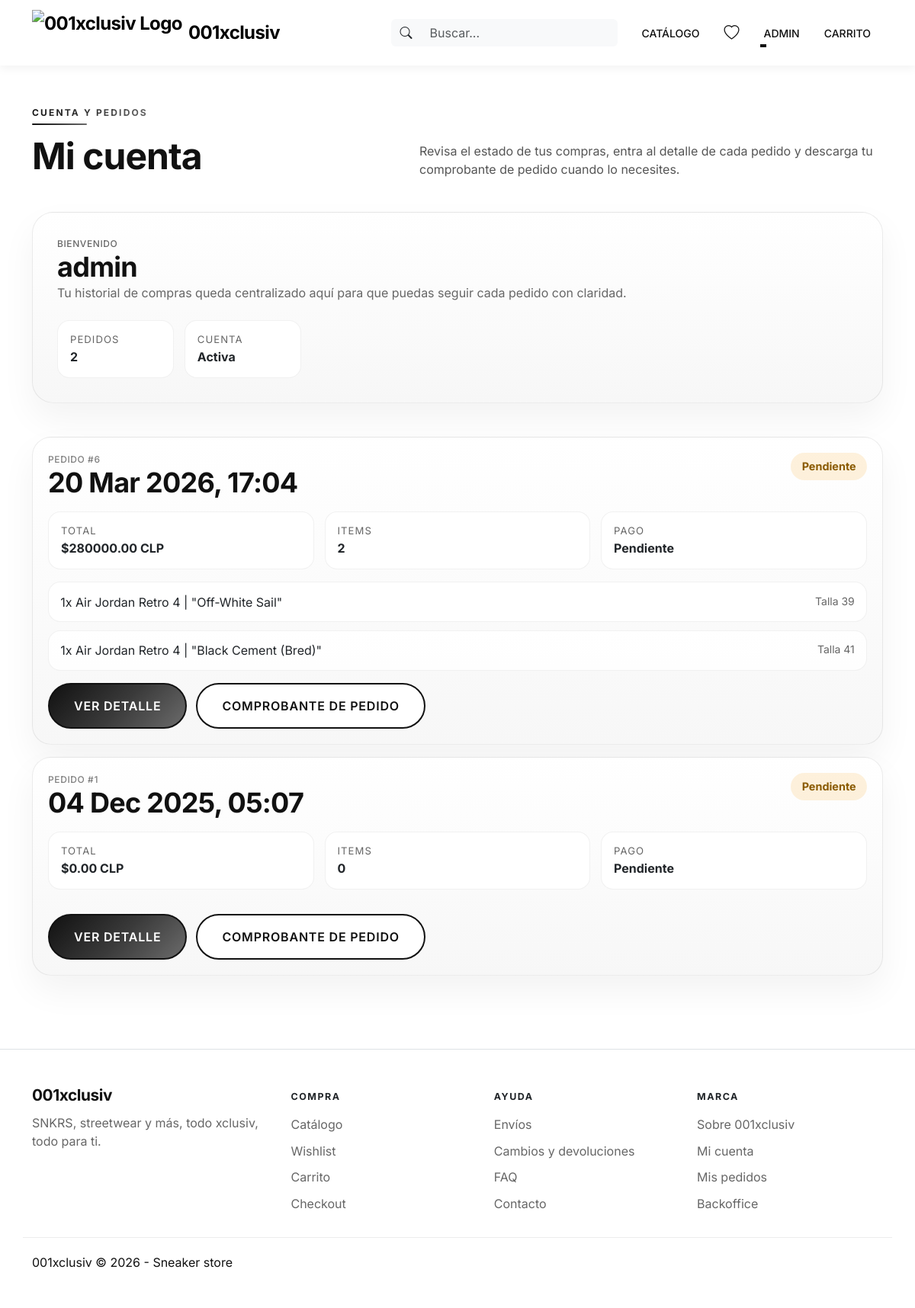
/accounts/profile/ (signed in), run on the app's committed database.
### apps/orders/models.py (models this page shows, shortened)
class Order(models.Model):
    STATUS_CHOICES = (
        ("pending", "Pendiente"),
        ("paid", "Pagado"),
        ("cancelled", "Cancelado"),
    )
    PAYMENT_STATUS_CHOICES = (
        ("pending", "Pendiente"),
        ("paid", "Pagado"),
        ("cancelled", "Cancelado"),
        ("failed", "Fallido"),
    )
    user = models.ForeignKey(
        settings.AUTH_USER_MODEL,
        on_delete=models.SET_NULL,
        related_name="orders",
        null=True,
        blank=True,
    )
    full_name = models.CharField("Nombre completo", max_length=100)
    email = models.EmailField("Email")
    address = models.CharField("Dirección", max_length=250)
    city = models.CharField("Ciudad", max_length=100)
    postal_code = models.CharField("Código Postal", max_length=20)
    total_amount = models.DecimalField("Total", max_digits=12, decimal_places=2, default=0)
    created_at = models.DateTimeField(auto_now_add=True)
    updated_at = models.DateTimeField(auto_now=True)
    status = models.CharField(max_length=20, choices=STATUS_CHOICES, default="pending")
    payment_id = models.CharField("Payment ID", max_length=120, blank=True)
    payment_token = models.CharField("Payment Token", max_length=255, blank=True, db_index=True)
    payment_status = models.CharField(
        "Estado de pago",
        max_length=20,
        choices=PAYMENT_STATUS_CHOICES,
        default="pending",
    )
    is_paid = models.BooleanField(default=False)
    order_created_email_sent = models.BooleanField(default=False)
    payment_confirmed_email_sent = models.BooleanField(default=False)
    order_cancelled_email_sent = models.BooleanField(default=False)
    admin_new_order_email_sent = models.BooleanField(default=False)
    class Meta:
        ordering = ("-created_at",)
        verbose_name = "Orden"
        verbose_name_plural = "Ordenes"

class OrderItem(models.Model):
    order = models.ForeignKey(Order, related_name="items", on_delete=models.CASCADE)
    product = models.ForeignKey(Product, related_name="order_items", on_delete=models.CASCADE)
    variant = models.ForeignKey(
        ProductVariant,
        related_name="order_items",
        on_delete=models.SET_NULL,
        null=True,
        blank=True,
    )
    price = models.DecimalField(max_digits=10, decimal_places=2)
    quantity = models.PositiveIntegerField(default=1)

### apps/catalog/models.py (models this page shows, shortened)
class TimeStampedModel(models.Model):
    created_at = models.DateTimeField(auto_now_add=True)
    updated_at = models.DateTimeField(auto_now=True)
    class Meta:
        abstract = True

class Product(TimeStampedModel):
    name = models.CharField("Nombre", max_length=150)
    slug = models.SlugField(max_length=180, unique=True)
    sku = models.CharField("SKU", max_length=30, unique=True)
    short_description = models.CharField("Descripción corta", max_length=255, blank=True)
    description = models.TextField("Descripción larga", blank=True)
    image_url = models.URLField("Imagen principal", blank=True)
    brand = models.ForeignKey(
        Brand,
        on_delete=models.PROTECT,
        related_name="products",
        null=True,
        blank=True,
    )
    categories = models.ManyToManyField(Category, related_name="products", blank=True)
    price = models.DecimalField("Precio base", max_digits=10, decimal_places=0)
    discount_price = models.DecimalField(
        "Precio oferta",
        max_digits=10,
        decimal_places=0,
        null=True,
        blank=True,
    )
    is_active = models.BooleanField("Publicado", default=True)
    is_featured = models.BooleanField("Destacado", default=False)
    show_in_new_arrivals = models.BooleanField("Mostrar en Recien llegados", default=False)
    new_arrival_order = models.PositiveIntegerField("Orden en Recien llegados", default=0)
    class Meta:
        verbose_name = "Producto"
        verbose_name_plural = "Productos"
        ordering = ["name"]

class ProductVariant(TimeStampedModel):
    product = models.ForeignKey(Product, on_delete=models.CASCADE, related_name="variants")
    size = models.CharField("Talla", max_length=5, choices=SHOE_SIZE_CHOICES)
    stock = models.PositiveIntegerField("Stock", default=0)
    is_active = models.BooleanField("Disponible", default=True)
    class Meta:
        verbose_name = "Variante (talla)"
        verbose_name_plural = "Variantes (tallas)"
        unique_together = ("product", "size")
        ordering = ["product", "size"]

### apps/accounts/views.py (the view)
# urls.py: path('profile/', views.ProfileView.as_view(), name='profile'),
class ProfileView(LoginRequiredMixin, View):
    def get(self, request):
        orders = request.user.orders.prefetch_related('items__product', 'items__variant')
        return render(request, 'accounts/profile.html', {'orders': orders})

### templates/accounts/profile.html (shortened to what this page needs)
{% extends "base.html" %}
{% load static %}
{% block content %}
<section class="account-page">
    <div class="section-heading">
        <div>
            <span class="section-kicker">Cuenta y pedidos</span>
            <h1>Mi cuenta</h1>
        </div>
        <p class="section-heading__text">Revisa el estado de tus compras, entra al detalle de cada pedido y descarga tu
            comprobante de pedido cuando lo necesites.</p>
    </div>
    <div class="account-hero-card">
        <div>
            <p class="product-brand">Bienvenido</p>
            <h2>{{ user.username }}</h2>
            <p>Tu historial de compras queda centralizado aquí para que puedas seguir cada pedido con claridad.</p>
        </div>
        <div class="account-hero-card__stats">
            <div>
                <span>Pedidos</span>
                <strong>{{ orders|length }}</strong>
            </div>
            <div>
                <span>Cuenta</span>
                <strong>{% if user.email %}Activa{% else %}Basica{% endif %}</strong>
            </div>
        </div>
    </div>
    {% if orders %}
    <div class="account-orders">
        {% for order in orders %}
        <article class="account-order-card">
            <div class="account-order-card__top">
                <div>
                    <p class="product-brand">Pedido #{{ order.id }}</p>
                    <h2>{{ order.created_at|date:"d M Y, H:i" }}</h2>
                </div>
                <span class="account-order-status
                    {% if order.status == 'paid' %}is-delivered
                    {% elif order.status == 'cancelled' %}is-cancelled
                    {% else %}is-pending{% endif %}">
                    {{ order.get_status_display }}
                </span>
            </div>
            <div class="account-order-card__meta">
                <div>
                    <span>Total</span>
                    <strong>${{ order.total_amount }} CLP</strong>
                </div>
                <div>
                    <span>Items</span>
                    <strong>{{ order.items.count }}</strong>
                </div>
                <div>
                    <span>Pago</span>
                    <strong>{{ order.get_payment_status_display }}</strong>
                </div>
            </div>
            <div class="account-order-card__items">
                {% for item in order.items.all|slice:":3" %}
                <div class="account-order-card__item">
                    <span>{{ item.quantity }}x {{ item.product.name }}</span>
                    {% if item.variant %}
                    <small>Talla {{ item.variant.size }}</small>
                    {% endif %}
                </div>
                {% endfor %}
            </div>
            <div class="account-order-card__actions">
                <a href="{% url 'accounts:order_detail' order.id %}" class="btn-accent">Ver detalle</a>
                <a href="{% url 'accounts:order_receipt' order.id %}" class="btn-secondary">Comprobante de pedido</a>
            </div>
        </article>
        {% endfor %}
    </div>
    {% endif %}
</section>
{% endblock %}

### templates/base.html (shortened to what this page needs)
{% load static %}
<!DOCTYPE html>
<html lang="es">
<head>
    <link href="https://cdn.jsdelivr.net/npm/bootstrap@5.3.3/dist/css/bootstrap.min.css" rel="stylesheet">
    <link rel="stylesheet" href="https://cdn.jsdelivr.net/npm/bootstrap-icons@1.11.3/font/bootstrap-icons.min.css">
    <link rel="stylesheet" href="{% static 'css/design-system.css' %}">
    <link rel="stylesheet" href="{% static 'css/styles.css' %}">
</head>
<body class="bg-white text-dark">
    <nav class="navbar navbar-expand-lg navbar-light bg-white navbar-separator sticky-top">
        <div class="container">
            <a class="navbar-brand fw-bold tracking-tight d-flex align-items-center gap-2" href="{% url 'core:home' %}">
                <img src="{% static 'home/logoByN.webp' %}" alt="001xclusiv Logo" style="height: 60px; width: auto;">
                <span>001xclusiv</span>
            </a>
            <div class="collapse navbar-collapse" id="mainNavbar">
                <ul class="navbar-nav ms-auto mb-2 mb-lg-0 align-items-center">
                    <li class="nav-item me-3">
                        <form class="d-flex" role="search" action="{% url 'catalog:list' %}">
                            <div class="input-group">
                                <span class="input-group-text bg-light border-0"><i class="bi bi-search"></i></span>
                                <input class="form-control bg-light border-0" type="search" name="q"
                                    placeholder="Buscar..." aria-label="Search">
                            </div>
                        </form>
                    </li>
                    <li class="nav-item">
                        <a class="nav-link text-uppercase fw-medium fs-7 mx-2"
                            href="{% url 'catalog:list' %}">Catálogo</a>
                    </li>
                    <li class="nav-item">
                        <a class="nav-link fs-5 mx-2 position-relative" href="{% url 'catalog:wishlist' %}"
                            title="Lista de Deseados">
                            <i class="bi bi-heart"></i>
                        </a>
                    </li>
                    {% if user.is_authenticated %}
                    <li class="nav-item dropdown">
                        <a class="nav-link dropdown-toggle text-uppercase fw-medium fs-7 mx-2" href="#" role="button"
                            data-bs-toggle="dropdown" aria-expanded="false">
                            {{ user.username }}
                        </a>
                    </li>
                    {% else %}
                    <li class="nav-item">
                        <a class="nav-link text-uppercase fw-medium fs-7 mx-2"
                            href="{% url 'accounts:login' %}">Login</a>
                    </li>
                    {% endif %}
                    <li class="nav-item">
                        <a class="nav-link text-uppercase fw-medium fs-7 mx-2" href="{% url 'cart:cart_detail' %}"
                            id="cartNavLink">
                            Carrito
                        </a>
                    </li>
                </ul>
            </div>
        </div>
    </nav>
    <main class="py-5">
        <div class="container">
            {% block content %}
            {% endblock %}
        </div>
    </main>
    <footer class="site-footer border-top py-5 mt-5">
        <div class="container site-footer__grid">
            <div class="site-footer__brand">
                <h2>001xclusiv</h2>
                <p>SNKRS, streetwear y más, todo xclusiv, todo para ti.</p>
            </div>
            <div>
                <span class="site-footer__title">Compra</span>
                <div class="site-footer__links">
                    <a href="{% url 'catalog:list' %}">Catálogo</a>
                    <a href="{% url 'catalog:wishlist' %}">Wishlist</a>
                    <a href="{% url 'cart:cart_detail' %}">Carrito</a>
                    <a href="{% url 'checkout:index' %}">Checkout</a>
                </div>
            </div>
            <div>
                <span class="site-footer__title">Ayuda</span>
                <div class="site-footer__links">
                    <a href="{% url 'core:info_page' 'shipping' %}">Envíos</a>
                    <a href="{% url 'core:info_page' 'returns' %}">Cambios y devoluciones</a>
                    <a href="{% url 'core:info_page' 'faq' %}">FAQ</a>
                    <a href="{% url 'core:info_page' 'contact' %}">Contacto</a>
                </div>
            </div>
            <div>
                <span class="site-footer__title">Marca</span>
                <div class="site-footer__links">
                    <a href="{% url 'core:info_page' 'about' %}">Sobre 001xclusiv</a>
                    {% if user.is_authenticated %}
                    <a href="{% url 'accounts:profile' %}">Mi cuenta</a>
                    <a href="{% url 'accounts:my_orders' %}">Mis pedidos</a>
                    {% else %}
                    <a href="{% url 'accounts:login' %}">Login</a>
                    {% endif %}
                    {% if user.is_staff or user.is_superuser %}
                    <a href="{% url 'accounts:backoffice_dashboard' %}">Backoffice</a>
                    {% endif %}
                </div>
            </div>
        </div>
        <div class="container site-footer__bottom">
            <p class="mb-0">001xclusiv &copy; {% now "Y" %} - Sneaker store</p>
        </div>
    </footer>
</body>
</html>

### data on the page
Order: id "6", created_at "20 Mar 2026, 17:04", status "Pendiente", total_amount "280000.00", items.count "2", payment_status "Pendiente"
OrderItem: quantity "1", product.name "Air Jordan Retro 4 | \"Off-White Sail\"", variant.size "39"
OrderItem: quantity "1", product.name "Air Jordan Retro 4 | \"Black Cement (Bred)\"", variant.size "41"
Order: id "1", created_at "04 Dec 2025, 05:07", status "Pendiente", total_amount "0.00", items.count "0", payment_status "Pendiente"

### other printed values
{{ user.username }} "ADMIN"
{{ user.username }} "admin"
{{ orders|length }} "2"
